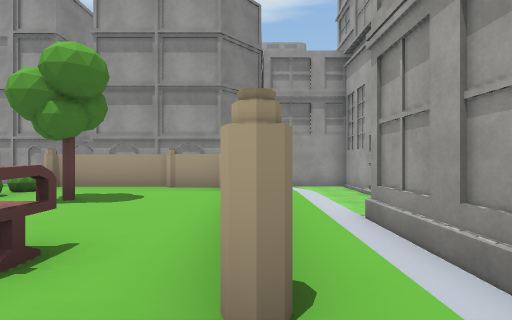
[1] (above)

12 first-person views from a walk through a scene from a Unity 3-D project. The camera is 1.2 m above the floor, looks level and sees 90° across. The floor is counted in squares, 2 m on a side. Each view is taken from the middle of a square. On the plan, view 1 faces up. The plan holds only what a view shows up to about 9 squares ahead; the rest is blank. The place goes on beyond the plan. Some surface patterns are stand-ins.

[2]
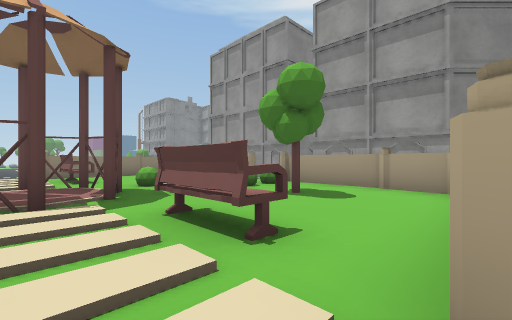

[3]
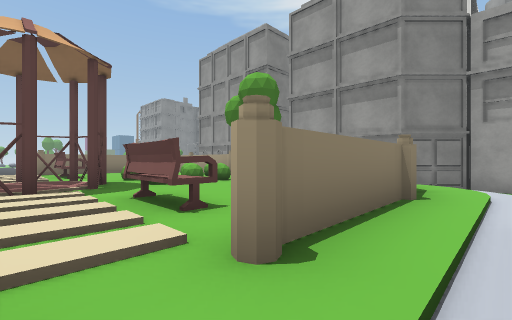

[4]
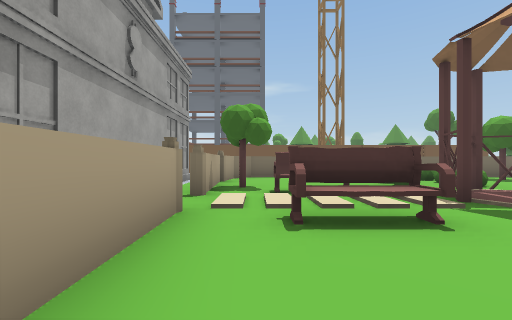

[5]
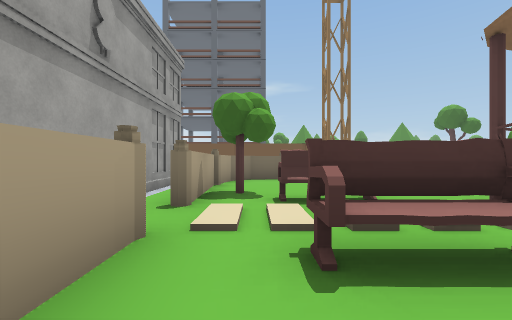

[6]
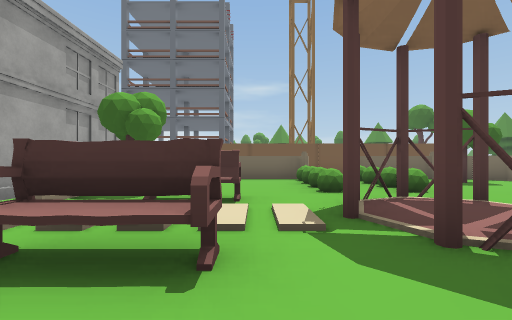

[7]
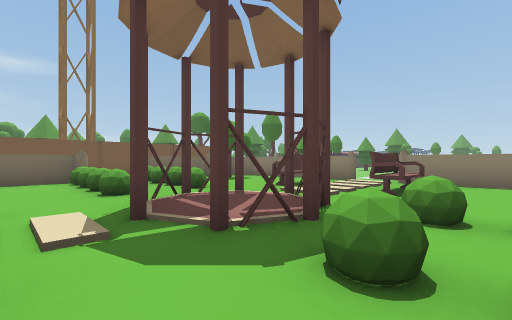

[8]
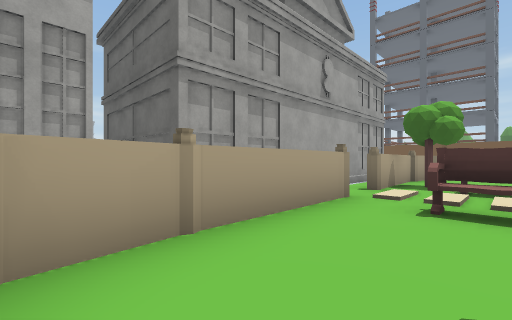

[9]
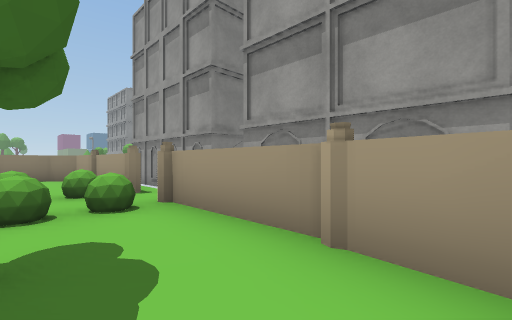

[10]
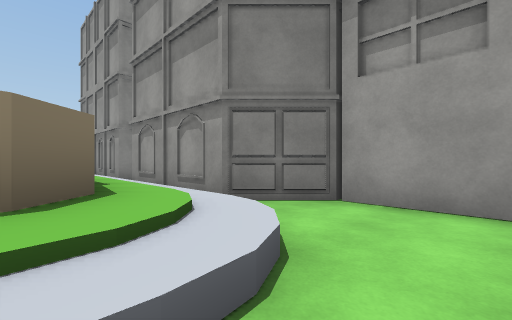

[11]
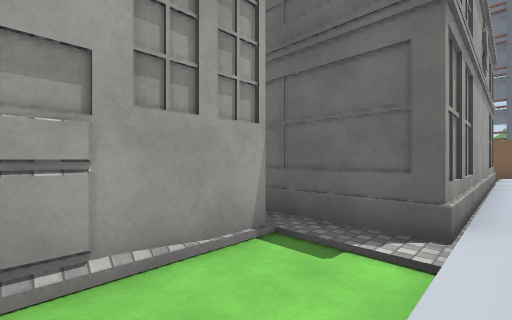

[12]
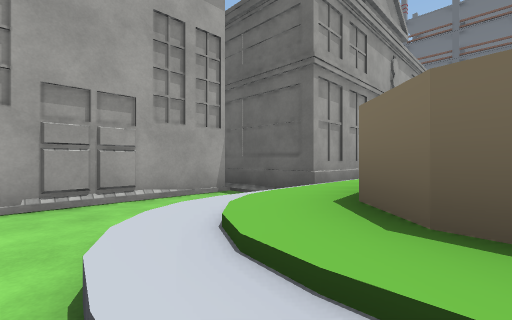

### Floor plan
Key: @ floor where view 1 was taken; # wall or solid block; x gap in a wall; . main floor; - floor 0.5 m lower than the main floor; / step, stairs or slope; = window, fence, low wall or low ledge; B building; T thing the floor can be seen under or through.
Columns run from 6 left of view 1 to 5 right of it. Each row starts with its distance up from view 1.
 10       #
  9       ####
  8 # #####--#
  7 ///////--#
  6 #x####//-#
  5 =.=..##/-#
  4 =.=...#//#
  3 =.=...#/BBBB
  2 =.=...#/B
  1 ###x#.#/B
  0   #...@/B
 -1 ###.TT#/B
 -2 ===..T#/B
 -3 ===...#/B
 -4 ===...#/B
 -5 #######/B
 -6 ####  ##

Positions as (right, up) in squares from view 1, and headings:
1: (0, 0), facing up
2: (0, 0), facing up-left
3: (1, 0), facing up-left
4: (-1, 4), facing down
5: (-1, 3), facing down
6: (-3, 3), facing down
7: (-3, 3), facing down-left
8: (-2, 5), facing down-right
9: (-1, 4), facing up-left
10: (2, 5), facing up-left
11: (1, 6), facing down-right
12: (-1, 7), facing down-right
